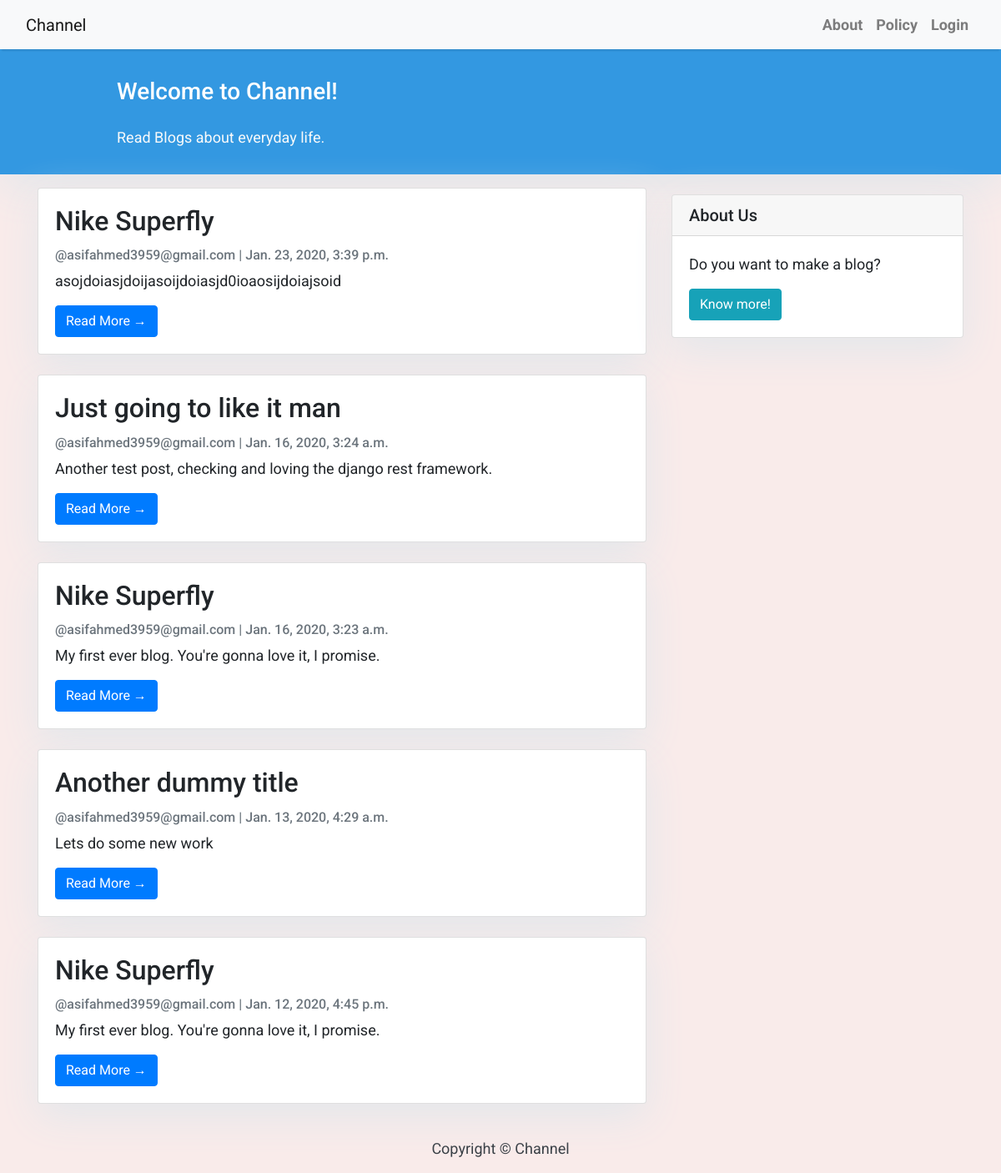
The page / on the database its author committed.
### blog/models.py (models this page shows, shortened)
class Post(models.Model):
    title = models.CharField(max_length=200)
    slug = models.SlugField(max_length=200)
    author = models.ForeignKey(settings.AUTH_USER_MODEL, on_delete= models.CASCADE,related_name='blog_posts')
    updated_on = models.DateTimeField(auto_now= True)
    content = models.TextField()
    created_on = models.DateTimeField(auto_now_add=True)
    status = models.IntegerField(choices=STATUS, default=0)
    class Meta:
        ordering = ['-created_on']

### accounts/models.py (models this page shows)
class User(AbstractUser):
    pass
    def __str__(self):
        return "@{}".format(self.username)

### blog/views.py (the view)
# urls.py: path("",views.PostList.as_view(),name = 'home'),
class PostList(generic.ListView):
    queryset = Post.objects.filter(status=1).order_by('-created_on')
    template_name = 'index.html'
    paginate_by = 10

### templates/index.html (shortened to what this page needs)
{% extends "base.html" %}
{% load static %}
{% block content %}
<header class="masthead">
    <div class="container">
        <div class="row">
            <div class=" col-md-8 col-md-10 mx-auto">
                <div class="site-heading">
                    <h3 class=" site-heading my-4 mt-3 text-white"> Welcome to Channel!</h3>
                    <p class="text-light">Read Blogs about everyday life. &nbsp
                    </p>
                </div>
            </div>
        </div>
    </div>
</header>
<div class="container">
    <div class="row">
        <div class="col-md-8 mt-3 left">
            {% for post in post_list %}
            <div class="card mb-4">
                <div class="card-body">
                    <h2 class="card-title">{{ post.title }}</h2>
                    <p class="card-text text-muted h6">{{ post.author }} | {{ post.created_on}} </p>
                    <p class="card-text">{{post.content|slice:":200" }}</p>
                    <a href="{% url 'blog:post_detail' post.id  %}" class="btn btn-primary">Read More &rarr;</a>
                </div>
            </div>
            {% endfor %}
        </div>
        {% block sidebar %} {% include 'sidebar.html' %} {% endblock sidebar %}
    </div>
</div>
{%endblock%}

### templates/base.html (style rules this page uses)
body { font-family: "Roboto", sans-serif; font-size: 17px; background-color: #fdfdfd; }
.masthead { background: #3398E1; height: auto; padding-bottom: 15px; box-shadow: 0 16px 48px #E3E7EB; padding-top: 10px; }

### templates/index.html (style rules this page uses)
body { font-family: "Roboto", sans-serif; font-size: 18px; background-color: #F9EBEA; }
.card { box-shadow: 0 16px 48px #E3E7EB; }

### templates/sidebar.html (style rules this page uses)
.card { box-shadow: 0 16px 48px #E3E7EB; }

### rows shown on the page
Post: title "Nike Superfly", author "@asifahmed3959@gmail.com", created_on "Jan. 23, 2020, 3:39 p.m.", content "asojdoiasjdoijasoijdoiasjd0ioaosijdoiajsoid"
Post: title "Just going to like it man", author "@asifahmed3959@gmail.com", created_on "Jan. 16, 2020, 3:24 a.m.", content "Another test post, checking and loving the django rest framework."
Post: title "Nike Superfly", author "@asifahmed3959@gmail.com", created_on "Jan. 16, 2020, 3:23 a.m.", content "My first ever blog. You're gonna love it, I promise."
Post: title "Another dummy title", author "@asifahmed3959@gmail.com", created_on "Jan. 13, 2020, 4:29 a.m.", content "Lets do some new work"
Post: title "Nike Superfly", author "@asifahmed3959@gmail.com", created_on "Jan. 12, 2020, 4:45 p.m.", content "My first ever blog. You're gonna love it, I promise."
